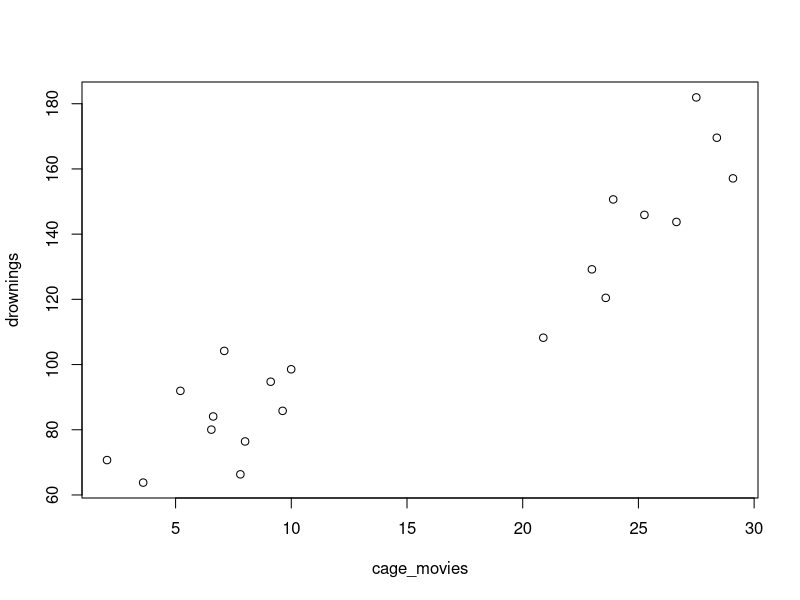
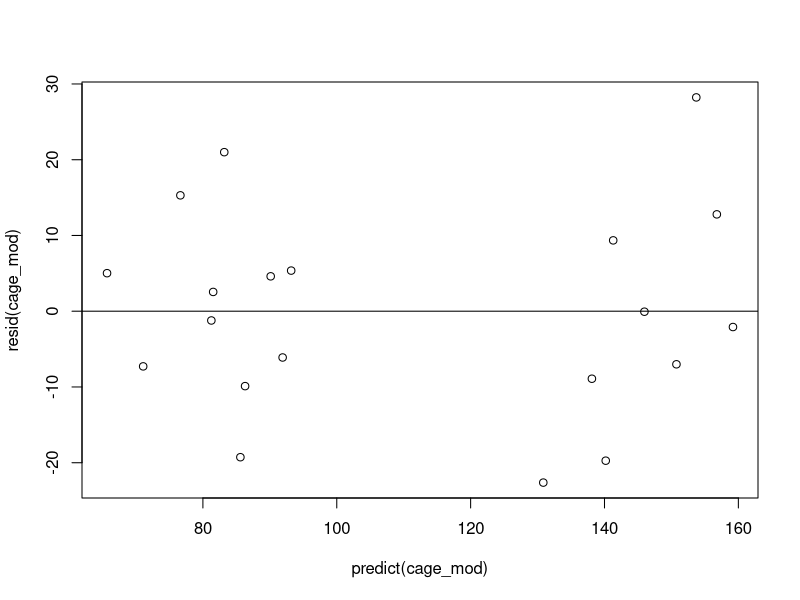

Here is the R script that generated these plots, in order:
###Example R file to practice 

#Simulate some data
set.seed(1256)                            #Set seed
cage_movies = runif(n=20, min=1, max=30)  #Number of Nicolas Cage movies made each year
slope = 4                  #Parameter that describes how many drownings occur for each Nicolas Cage move made in one year
int = 50                   #Number of pool drownings IF Nicolas Cage made 0 movies in one year (like that will ever happen)
error = rnorm(n=20, mean=0, sd=15) 
drownings = int + slope * cage_movies + error  #drownings predicted by number of Nick Cage movies in one year.

#Plot data, linear?
plot(drownings~cage_movies)

#Normality?
shapiro.test(drownings)

#Regression
cage_mod = lm(drownings~cage_movies)
summary(cage_mod)

#Check resids vs predicted
plot(resid(cage_mod)~predict(cage_mod))
abline(h=0)
